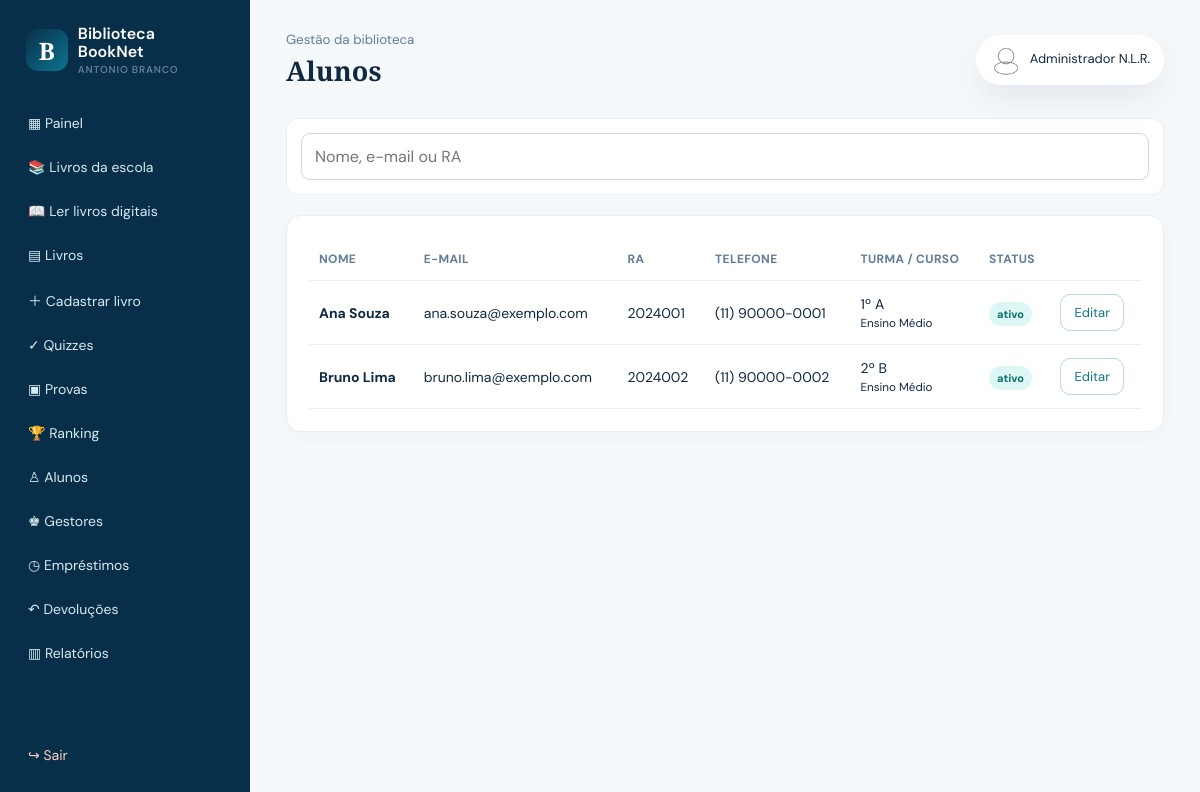
The page /admin/alunos.php (signed in) on the database its author committed.
### tables this page shows
CREATE TABLE IF NOT EXISTS usuarios(id INT UNSIGNED AUTO_INCREMENT PRIMARY KEY,nome VARCHAR(150) NOT NULL,email VARCHAR(150) NOT NULL UNIQUE,senha VARCHAR(255) NOT NULL,tipo ENUM('aluno','administrador','gestor','bibliotecario') NOT NULL DEFAULT 'aluno',telefone VARCHAR(30),ra VARCHAR(50) UNIQUE,turma VARCHAR(80),curso VARCHAR(120),foto VARCHAR(255) NULL,status ENUM('ativo','bloqueado') NOT NULL DEFAULT 'ativo',created_at TIMESTAMP DEFAULT CURRENT_TIMESTAMP,updated_at TIMESTAMP DEFAULT CURRENT_TIMESTAMP ON UPDATE CURRENT_TIMESTAMP,INDEX(tipo),INDEX(status));

### config/functions.php (called while the page is built, shortened)
<?php
require_once __DIR__ . '/database.php';
function e(?string $value): string { return htmlspecialchars((string)$value, ENT_QUOTES, 'UTF-8'); }
function base_url(string $path = ''): string {
    $script = str_replace('\\', '/', $_SERVER['SCRIPT_NAME'] ?? '/index.php');
    if (preg_match('~/(?:admin|aluno|api)/[^/]+$~', $script)) {
        $folder = preg_replace('~/(?:admin|aluno|api)/[^/]+$~', '', $script);
    } else {
        $folder = rtrim(str_replace('\\', '/', dirname($script)), '/');
    }
    return $folder . ($path !== '' ? '/' . ltrim($path, '/') : '');
}

### config/database.php (called while the page is built, shortened)
<?php
function db(): PDO {
    static $pdo = null;
    if ($pdo === null) {
        $pdo = new PDO('mysql:host=' . DB_HOST . ';dbname=' . DB_NAME . ';charset=utf8mb4', DB_USER, DB_PASS, [
            PDO::ATTR_ERRMODE => PDO::ERRMODE_EXCEPTION,
            PDO::ATTR_DEFAULT_FETCH_MODE => PDO::FETCH_ASSOC,
            PDO::ATTR_EMULATE_PREPARES => false,
        ]);
    }
    return $pdo;
}

### admin/alunos.php (the view)
<?php require_once __DIR__.'/../config/auth.php';require_admin();$q=trim($_GET['q']??'');$s=db()->prepare("SELECT * FROM usuarios WHERE tipo='aluno' AND (nome LIKE ? OR email LIKE ? OR ra LIKE ?) ORDER BY nome");$s->execute(array_fill(0,3,'%'.$q.'%'));$users=$s->fetchAll();$pageTitle='Alunos';require __DIR__.'/../includes/header.php';require __DIR__.'/../includes/dashboard-nav.php';?><div class="filterbar"><div class="searchbar"><form><input name="q" value="<?=e($q)?>" placeholder="Nome, e-mail ou RA"></form></div></div><section class="panel"><div class="table-wrap"><table><thead><tr><th>Nome</th><th>E-mail</th><th>RA</th><th>Telefone</th><th>Turma / Curso</th><th>Status</th><th></th></tr></thead><tbody><?php foreach($users as $u):?><tr><td><b><?=e($u['nome'])?></b></td><td><?=e($u['email'])?></td><td><?=e($u['ra'])?></td><td><?=e($u['telefone'])?></td><td><?=e($u['turma'])?><br><small><?=e($u['curso'])?></small></td><td><span class="badge <?=$u['status']==='ativo'?'':'off'?>"><?=e($u['status'])?></span></td><td><a class="btn btn-small btn-outline" href="<?=base_url('admin/editar-aluno.php?id='.(int)$u['id'])?>">Editar</a></td></tr><?php endforeach;?></tbody></table></div></section><?php require __DIR__.'/../includes/dashboard-footer.php';?>

### assets/css/style.css (style rules this page uses)
:root { --navy:#082f49;--blue:#0e7490;--sky:#38bdf8;--ink:#102a43;--muted:#627d98;--paper:#f6f9fc;--line:#d9e2ec;--white:#fff;--danger:#c2410c;--success:#047857;--shadow:0 14px 35px #102a4314 }
* { box-sizing:border-box }
body { margin:0;background:var(--paper);color:var(--ink);font:16px 'DM Sans',sans-serif }
a { color:inherit;text-decoration:none }
.btn { display:inline-flex;align-items:center;justify-content:center;border:0;border-radius:10px;background:var(--blue);color:white;font:600 15px inherit;padding:13px 21px;cursor:pointer;transition:.2s }
.btn-outline { background:transparent;color:var(--blue);border:1px solid #b9d7e5 }
.btn-small { padding:9px 13px;font-size:13px }
.badge { font-size:11px;padding:5px 8px;border-radius:999px;background:#ddf7f5;color:#057168;font-weight:bold }
.form-group input,.form-group select,.form-group textarea,.searchbar input { width:100%;padding:12px 13px;border:1px solid #cbd9e5;border-radius:9px;font:inherit;color:var(--ink);background:#fff }
.panel { background:#fff;border:1px solid #e7eff5;border-radius:15px;padding:22px;margin-top:20px;box-shadow:0 4px 18px #102a4308 }
.table-wrap { overflow:auto }
table { width:100%;border-collapse:collapse;font-size:14px }
th { text-align:left;color:var(--muted);font-size:12px;text-transform:uppercase;letter-spacing:.03em }
th,td { padding:13px 10px;border-bottom:1px solid #eaf0f4;vertical-align:middle }
.filterbar { display:flex;gap:10px;align-items:center;background:#fff;padding:14px;border:1px solid #e7eff5;border-radius:12px;margin-bottom:20px }
.searchbar { flex:1 }
html { -webkit-text-size-adjust:100% }
.btn,.menu-toggle,.password-toggle,.sidebar nav a { touch-action:manipulation }
html { scroll-behavior:smooth }
body { min-width:320px;overflow-x:hidden }
input,select,textarea,button { max-width:100%;font:inherit }
button,a,.btn { -webkit-tap-highlight-color:transparent }
.app-main>* { min-width:0 }
.panel,.card,.metric,.book-card,.auth-card { min-width:0 }
.table-wrap { width:100%;max-width:100%;overflow-x:auto;overscroll-behavior-x:contain }
.table-wrap table { min-width:620px }
.form-group input,.form-group select,.form-group textarea, .searchbar input { min-height:44px;max-width:100% }

### rows shown on the page
usuarios: nome "Ana Souza", email "ana.souza@exemplo.com", ra "2024001", telefone "(11) 90000-0001", turma "1º A", curso "Ensino Médio", status "ativo"
usuarios: nome "Bruno Lima", email "bruno.lima@exemplo.com", ra "2024002", telefone "(11) 90000-0002", turma "2º B", curso "Ensino Médio", status "ativo"

### other values the page prints
$pageTitle "Alunos"
user()['nome'] "Administrador N.L.R."
